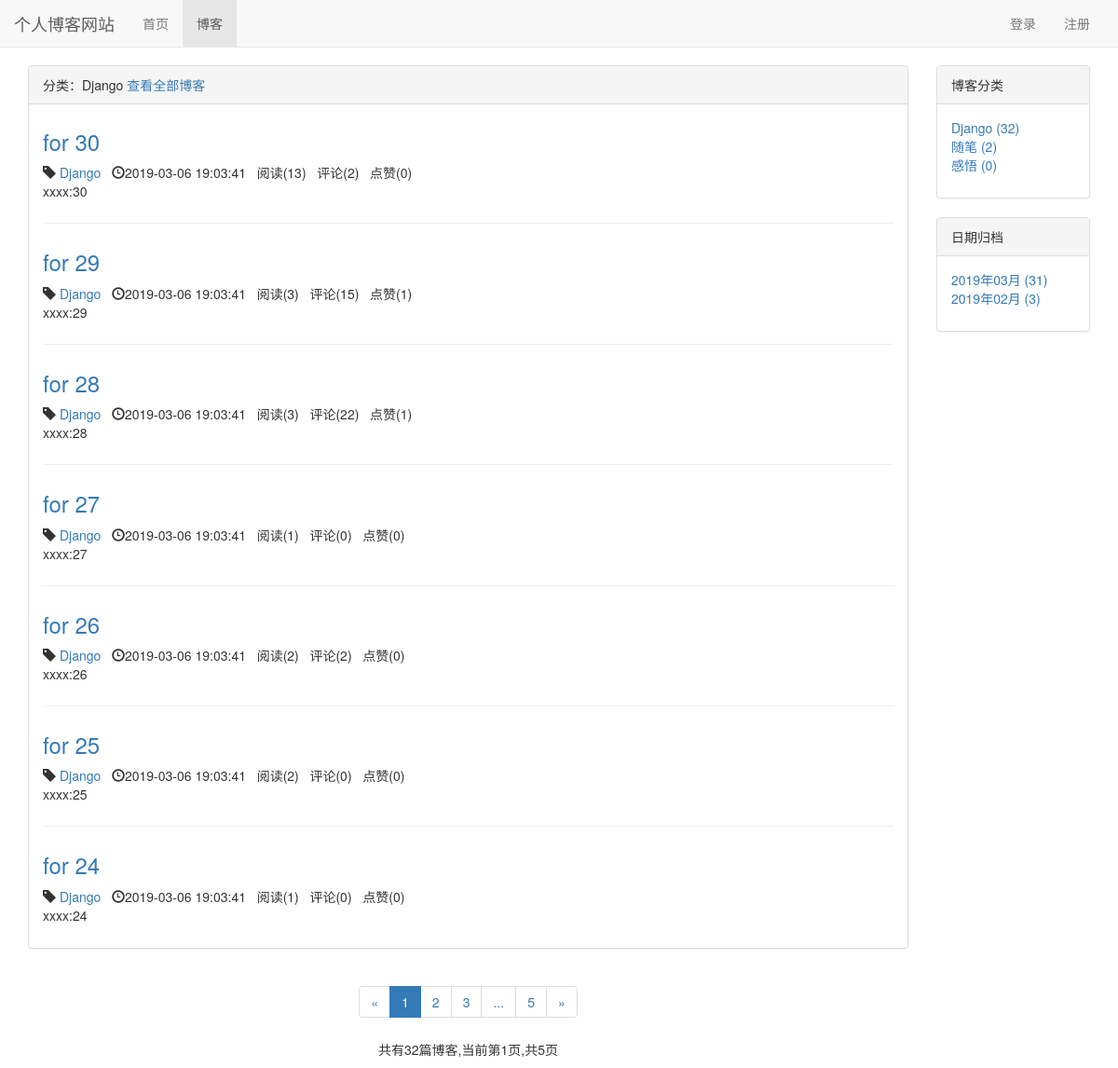
The app's page /blog/type/1, older data.
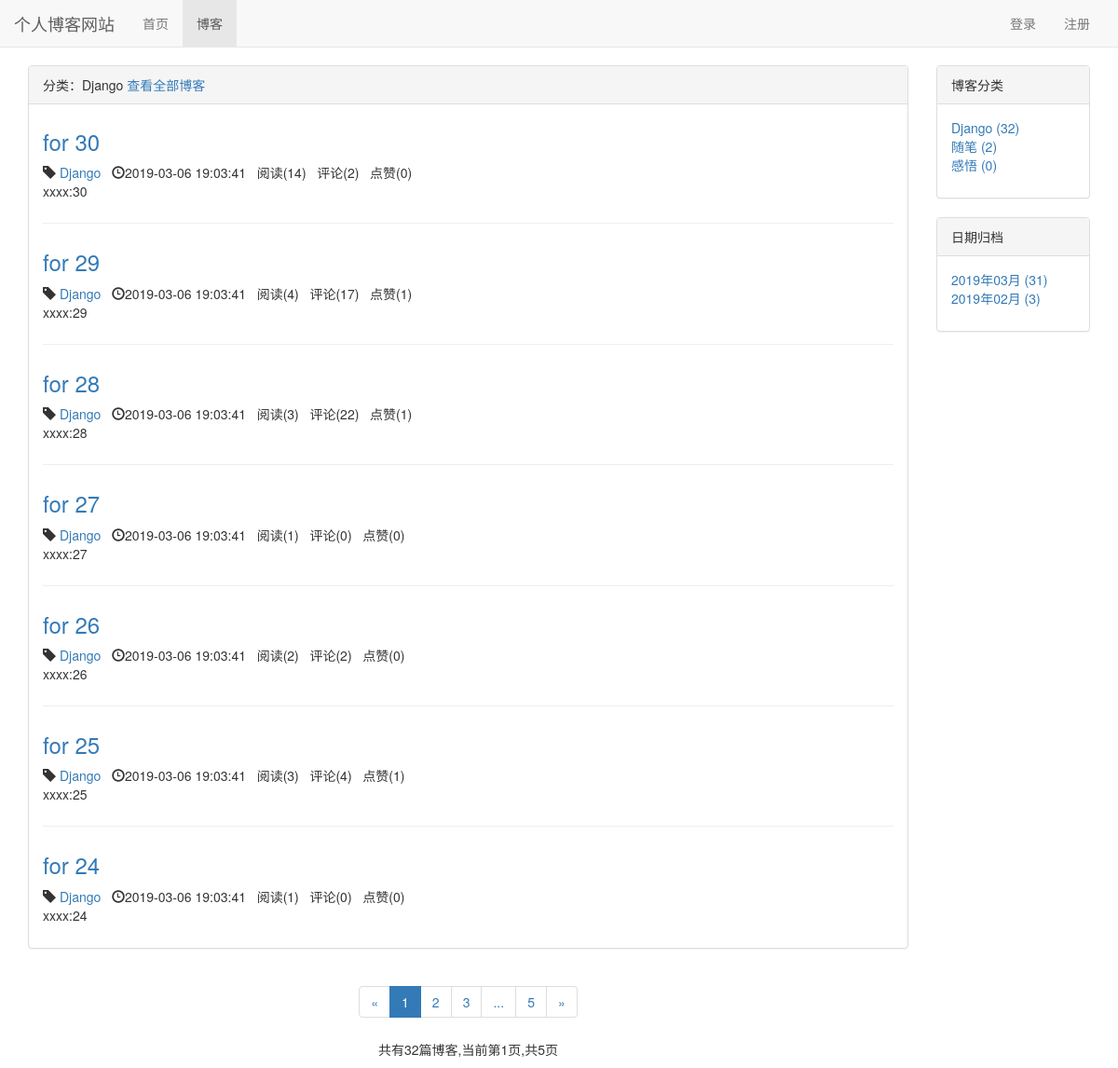
The same page, newer data.
### blog/models.py (models this page shows, shortened)
class Blog(models.Model,ReadNumExpandMethod):
    title = models.CharField(max_length=50)
    blog_type = models.ForeignKey(BlogType,on_delete=models.CASCADE)
    content = RichTextUploadingField()
    author = models.ForeignKey(User,on_delete=models.CASCADE)
    read_details = GenericRelation(ReadDetail)
    created_time = models.DateTimeField(auto_now_add=True)
    last_updated_time = models.DateTimeField(auto_now=True)
    class Meta:
        ordering = ['-created_time']

class BlogType(models.Model):
    type_name = models.CharField(max_length=15)
    def __str__(self):
        return self.type_name

### read_statistics/models.py (models this page shows)
class ReadNum(models.Model):
    read_num = models.IntegerField(default=0)
    content_type = models.ForeignKey(ContentType, on_delete=models.CASCADE)
    object_id = models.PositiveIntegerField()
    content_object = GenericForeignKey('content_type', 'object_id')

### likes/models.py (models this page shows)
class LikeCount(models.Model):
    content_type = models.ForeignKey(ContentType, on_delete=models.CASCADE)
    object_id = models.PositiveIntegerField()
    content_object = GenericForeignKey('content_type', 'object_id')
    liked_num = models.IntegerField(default=0)

### blog/views.py (the view)
# urls.py: path('type/<int:blog_type_pk>',views.blogs_with_type,name='blogs_with_type'),
def blogs_with_type(request,blog_type_pk):
    blog_type = get_object_or_404(BlogType,pk=blog_type_pk)
    blogs_all_list = Blog.objects.filter(blog_type=blog_type)
    context = get_blog_list_common_data(request,blogs_all_list)
    context['blog_type'] = blog_type
    return render(request,'blog/blogs_with_type.html',context)

### comment/templatetags/comment_tags.py (called while the page is built)
@register.simple_tag
def get_comment_count(obj):
    content_type = ContentType.objects.get_for_model(obj)
    return Comment.objects.filter(content_type=content_type,object_id=obj.pk).count()

### likes/templatetags/likes_tags.py (called while the page is built)
@register.simple_tag
def get_like_count(obj):
    content_type = ContentType.objects.get_for_model(obj)
    like_count,created = LikeCount.objects.get_or_create(content_type=content_type,object_id=obj.pk)
    return like_count.liked_num

### read_statistics/models.py (called while the page is built)
    def get_read_num(self):
        try:
            ct = ContentType.objects.get_for_model(self)
            readnum = ReadNum.objects.get(content_type=ct,object_id=self.pk)
            return readnum.read_num
        except exceptions.ObjectDoesNotExist:
            return 0

### user/context_processors.py (called while the page is built)
def login_modal_form(request):
    return {'login_modal_form':LoginForm()}

### blog/templates/blog/blogs_with_type.html (shortened to what this page needs)
{% extends 'blog/blog_list.html' %}
{% block blog_list_title %}
    分类：{{ blog_type.type_name }}
    <a href="{% url 'blog_list' %}">查看全部博客</a>
{% endblock %}

### blog/templates/blog/blog_list.html (shortened to what the changed rows need)
{% extends 'base.html' %}
{% load staticfiles %}
{% load comment_tags %}
{% load likes_tags %}
{% block header_extends %}
    <link rel="stylesheet" href="{% static 'blog/blog.css' %}">
{% endblock %}
{% block content %}
    <div class="container">
        <div class="row">
            <div class="col-xs-12 col-sm-8 col-md-9 col-lg-10">
                <div class="panel panel-default">
                    <div class="panel-body">
                        {% for blog in blogs %}
                            <div class="blog">
                                <h3>
                                    <a href="{% url 'blog_detail' blog.pk %}">
                                        {{ blog.title }}
                                    </a>
                                </h3>
                                <p class="blog-info">
                                    <span class="glyphicon glyphicon-tag"></span> <a href="{% url 'blogs_with_type' blog.blog_type.pk %}">{{ blog.blog_type }}</a>&nbsp;&nbsp;
                                    <span class="glyphicon glyphicon-time"></span>{{ blog.created_time | date:"Y-m-d H:m:s" }}&nbsp;&nbsp;
                                    阅读({{ blog.get_read_num }})&nbsp;&nbsp;
                                    评论({% get_comment_count blog %})&nbsp;&nbsp;
                                    点赞({% get_like_count blog %})
                                </p>
                                <p>{{ blog.content | striptags | truncatechars:120 }}</p>
                            </div>
                        {% empty %}
                            <div class="blog">
                                <h3>暂无博客，敬请期待</h3>
                            </div>
                        {% endfor %}
                    </div>
                </div>
            </div>
        </div>
    </div>
{% endblock %}

Row changes from the older to the newer data that the page shows:
changed through a linked row, Blog "for 30": get_read_num "13" → "14"
changed through a linked row, Blog "for 29": get_read_num "3" → "4"; id "15" → "17"
changed through a linked row, Blog "for 25": get_read_num "2" → "3"; id "0" → "4"; id.liked_num "0" → "1"
